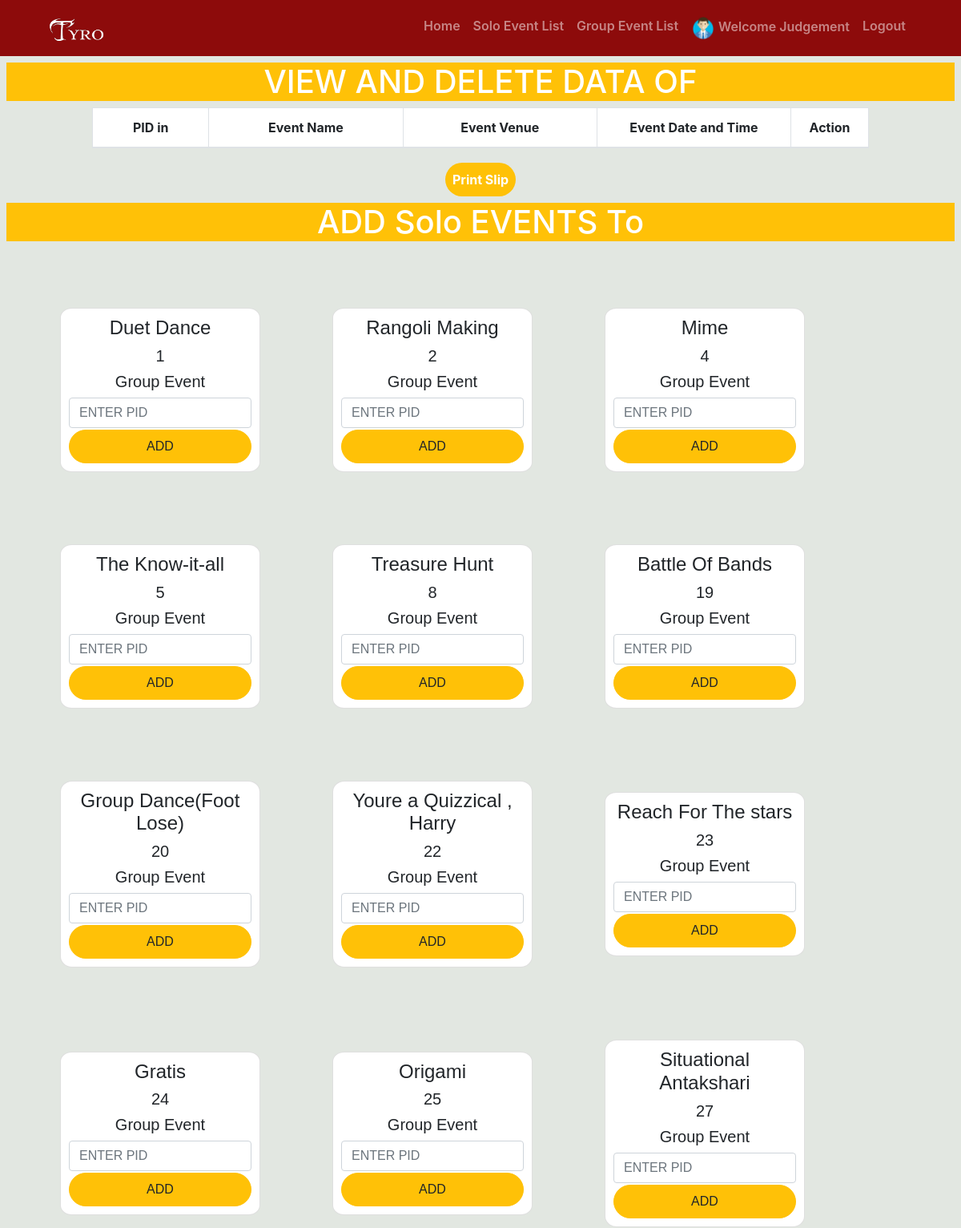
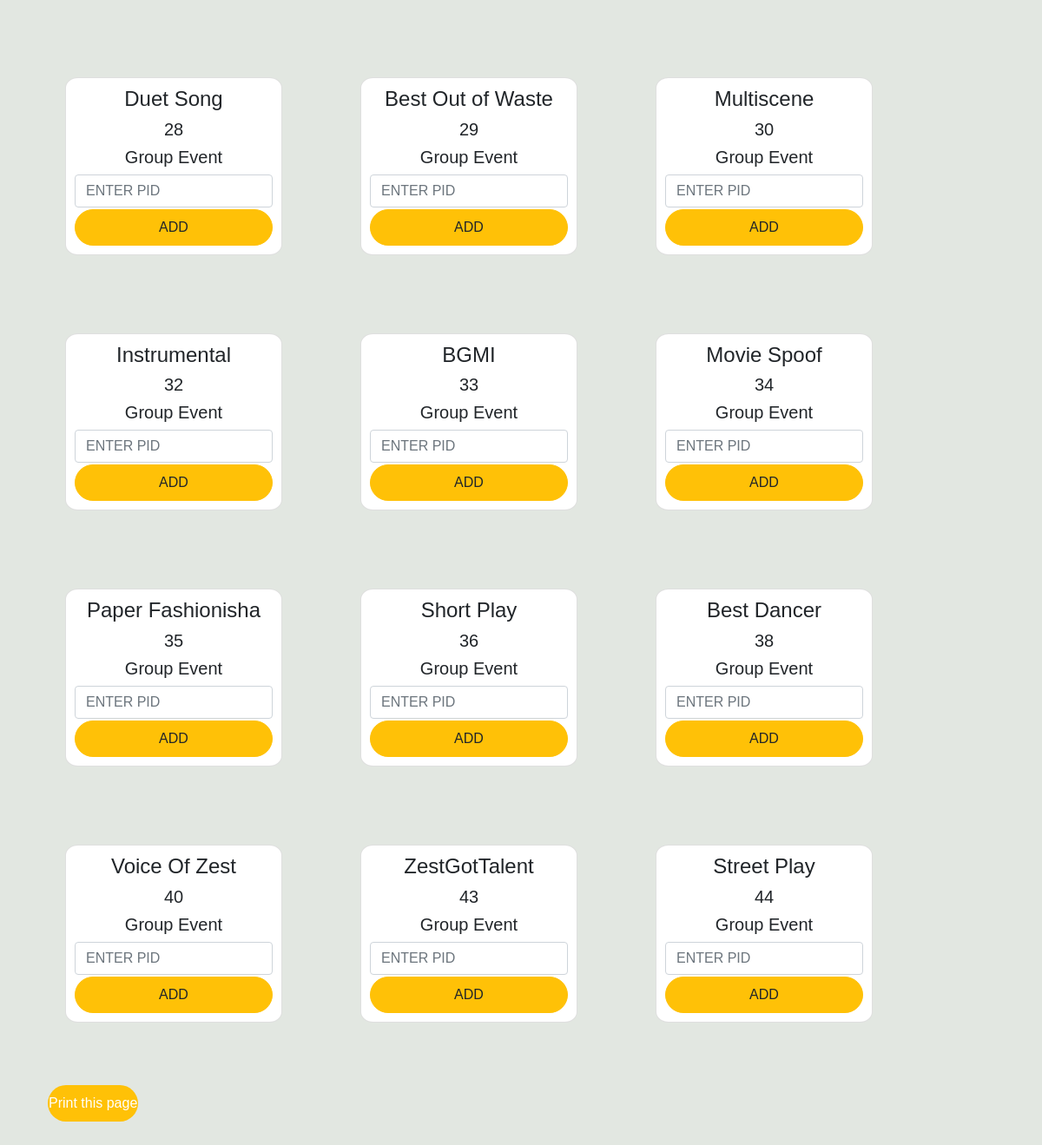
The app's page /regportal/judgement/find_pid_registration_team.php with its own data (2 pictures, top to bottom).
### tables this page shows
CREATE TABLE `events` (
  `sln` int(100) NOT NULL,
  `eid` int(100) NOT NULL,
  `event_name` varchar(250) DEFAULT NULL,
  `event_start_time` time(6) NOT NULL,
  `event_end_time` time(6) NOT NULL,
  `event_date` date NOT NULL,
  `pid` varchar(12) DEFAULT NULL,
  `event_venue` varchar(250) DEFAULT NULL,
  `event_type` varchar(250) DEFAULT NULL,
  `event_reg` int(100) NOT NULL
);

### regportal/judgement/find_pid_registration_team.php (the view, shortened to what this page needs)
<?php include('includes/head.php')?>
<?php include('connection.php')?>
<?php
 $sql = mysqli_query($con,"SELECT * FROM events WHERE  event_type = 'group' ");
?>
<body>
  <?php include('includes/navbar.php')?>
  <h1 class="bg-warning m-2" style="color:#fff">VIEW AND DELETE DATA OF <?php echo $_SESSION['f_tid'];?></h1>
  <div class="col-md-10 container">
    <table class="table table-bordered table-hover bg-white">
      <thead>
        <tr>
        <th scope="col" style="width:15%">PID in <?php echo $_SESSION['f_tid'];?> </th>
        <th scope="col" style="width:25%">Event Name </th>
          <th scope="col" style="width:25%">Event Venue </th>
          <th scope="col" style="width:25%">Event Date and Time </th>
          <th scope="col" style="width:25%">Action </th>
        </tr>
      </thead>
    </table>
  </div>
  <button type="button" class="btn p-2" style="color:#fff;font-weight:700" onclick="history.back();">Print Slip</button>
  <h1 class="bg-warning m-2" style="color:#fff" >ADD Solo EVENTS To <?php echo $_SESSION['f_tid']; ?></h1>
  <section>
    <?php
while ($row = mysqli_fetch_assoc($sql)) {
?>
    <form method="POST">
      <div class="card text-center">
        <h3><?php echo $row['event_name'] ?></h3>
        <h5><?php echo $row['eid'] ?></h5>
        <h5><?php echo $row['event_type']," Event" ?></h5>
        <input type = "text" class="form-control" placeholder="ENTER PID" name="pid_to_tid">
        <input type="submit" class="btn btn-warning" value="ADD" name="add_event">
      </div>
    </form>
    <?php
}
?>
 <form>
        <input class="btn btn-color serach-btn " type="button" value="Print this page" onClick="window.print()">
      </form>

### regportal/judgement/css/style.css (style rules this page uses)
:root { --theme: #8d0b0b; --bgcolor: #126364; --yellow: r; }
body { background: #E2E7E1; min-height: 100vh; }
.btn { width: 130px; padding: 8px 0; border-radius: 25px; background-color: #ffc107; }

### regportal/judgement/includes/head.php (style rules this page uses)
body { padding-top: 70px; }

### regportal/judgement/find_pid_registration_team.php (style rules this page uses)
body { text-align: center; font-weight: 600; }
section { display: flex; align-items: center; flex-wrap: wrap; gap: 50px; padding: 55px; min-height: 100vh; font-family: sans-serif; }
.btn { flex-wrap: wrap; width: auto; margin-top: 2px; }
.card { width: 250px; height: auto; padding: 10px; border-radius: 6%; text-align: center; margin: 20px; }
h3 { font-size: 1.5rem; }

### records on screen
events: event_name "Duet Dance", eid "1", event_type "Group"
events: event_name "Rangoli Making", eid "2", event_type "Group"
events: event_name "Mime", eid "4", event_type "Group"
events: event_name "The Know-it-all", eid "5", event_type "Group"
events: event_name "Treasure Hunt", eid "8", event_type "Group"
events: event_name "Battle Of Bands", eid "19", event_type "Group"
events: event_name "Group Dance(Foot Lose)", eid "20", event_type "Group"
events: event_name "Youre a Quizzical , Harry", eid "22", event_type "Group"
events: event_name "Reach For The stars", eid "23", event_type "Group"
events: event_name "Gratis", eid "24", event_type "Group"
events: event_name "Origami", eid "25", event_type "Group"
events: event_name "Situational Antakshari", eid "27", event_type "Group"
events: event_name "Duet Song", eid "28", event_type "Group"
events: event_name "Best Out of Waste", eid "29", event_type "Group"
events: event_name "Multiscene", eid "30", event_type "Group"
events: event_name "Instrumental", eid "32", event_type "Group"
events: event_name "BGMI", eid "33", event_type "Group"
events: event_name "Movie Spoof", eid "34", event_type "Group"
events: event_name "Paper Fashionisha", eid "35", event_type "Group"
events: event_name "Short Play", eid "36", event_type "Group"
events: event_name "Best Dancer", eid "38", event_type "Group"
events: event_name "Voice Of Zest", eid "40", event_type "Group"
events: event_name "ZestGotTalent", eid "43", event_type "Group"
events: event_name "Street Play", eid "44", event_type "Group"
